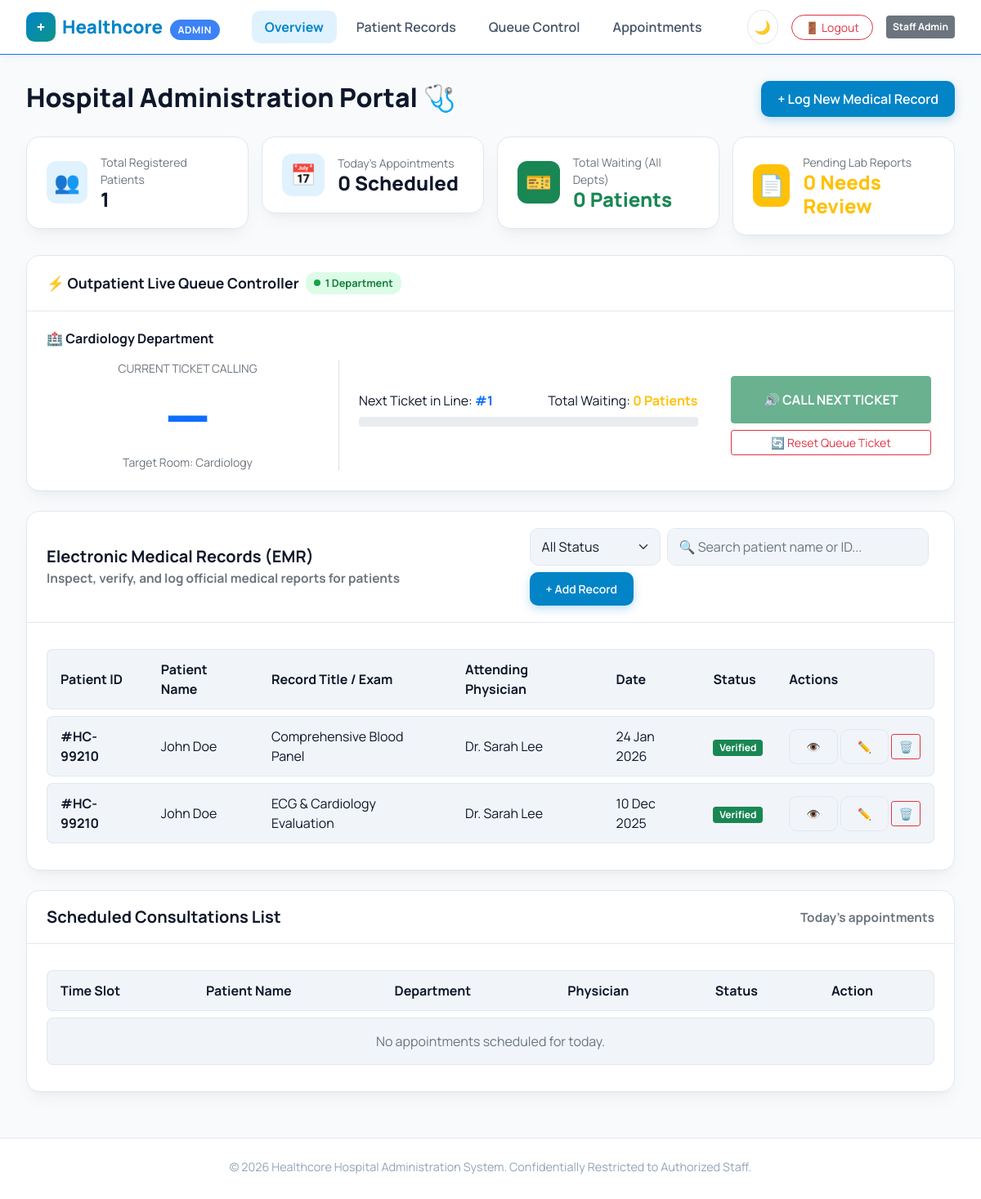
/admin.php (signed in), run on the app's committed database.
### tables this page shows
CREATE TABLE `medical_records` (
  `id` int(11) NOT NULL,
  `patient_id` int(11) NOT NULL,
  `doctor_id` int(11) NOT NULL,
  `title` varchar(200) NOT NULL,
  `notes` text DEFAULT NULL,
  `record_date` date NOT NULL,
  `status` enum('Verified','Under Review') DEFAULT 'Under Review',
  `created_at` timestamp NOT NULL DEFAULT current_timestamp()
);

CREATE TABLE `patients` (
  `id` int(11) NOT NULL,
  `user_id` int(11) NOT NULL,
  `patient_code` varchar(20) NOT NULL,
  `dob` date DEFAULT NULL,
  `gender` enum('Male','Female','Other') DEFAULT 'Other',
  `blood_type` varchar(5) DEFAULT NULL,
  `height_cm` int(11) DEFAULT NULL,
  `weight_kg` int(11) DEFAULT NULL,
  `address` varchar(255) DEFAULT NULL,
  `emergency_name` varchar(120) DEFAULT NULL,
  `emergency_phone` varchar(30) DEFAULT NULL,
  `insurance_provider` varchar(150) DEFAULT NULL,
  `insurance_policy_no` varchar(60) DEFAULT NULL,
  `primary_doctor_id` int(11) DEFAULT NULL
);

CREATE TABLE `users` (
  `id` int(11) NOT NULL,
  `role` enum('patient','doctor','admin') NOT NULL DEFAULT 'patient',
  `full_name` varchar(120) NOT NULL,
  `email` varchar(150) NOT NULL,
  `password` varchar(255) NOT NULL,
  `phone` varchar(30) DEFAULT NULL,
  `created_at` timestamp NOT NULL DEFAULT current_timestamp()
);

### admin.php (the view, shortened to what the rows shown need)
<?php
require_once 'auth.php';
require_once 'db.php';
require_once 'queue_helpers.php';
$isDoctor      = current_role() === 'doctor';
$myDepartment  = null;
$queueDepartments = $isDoctor ? [$myDepartment] : active_departments($pdo);
$departmentQueues = [];
foreach ($queueDepartments as $dept) {
    $serving  = department_currently_serving($pdo, $dept);
    $maxTicket = department_max_ticket($pdo, $dept);
    $nextTicket = department_next_ticket($pdo, $dept);
    $waitingHere = department_waiting_count($pdo, $dept);
    $departmentQueues[] = [
        'department'  => $dept,
        'slug'        => department_slug($dept),
        'serving'     => $serving,
        'maxTicket'   => $maxTicket,
        'nextTicket'  => $nextTicket,
        'waiting'     => $waitingHere,
        'progressPct' => $maxTicket > 0 ? min(100, max(0, round(($serving / $maxTicket) * 100))) : ($serving >= 0 ? 100 : 0),
    ];
}
$recordsSql = "SELECT mr.*, p.patient_code, u1.full_name AS patient_name, u2.full_name AS doctor_name
                FROM medical_records mr
                JOIN patients p ON p.id = mr.patient_id
                JOIN users u1 ON u1.id = p.user_id
                JOIN doctors d ON d.id = mr.doctor_id
                JOIN users u2 ON u2.id = d.user_id";
$recordsParams = [];
$recordsSql .= ' ORDER BY mr.record_date DESC LIMIT 25';
$stmt = $pdo->prepare($recordsSql);
$stmt->execute($recordsParams);
$records = $stmt->fetchAll();
function statusBadge(string $status): string {
    return match ($status) {
        'Verified', 'Completed', 'Confirmed' => 'bg-success',
        'Under Review', 'Pending' => 'bg-warning text-dark',
        'Arrived', 'Called' => 'bg-info text-dark',
        'Cancelled' => 'bg-danger',
        default => 'bg-secondary',
    };
}
?>
<!DOCTYPE html>
<html lang="en" data-theme="light">
<head>
    <link href="https://cdn.jsdelivr.net/npm/bootstrap@5.0.2/dist/css/bootstrap.min.css" rel="stylesheet">
    <link rel="stylesheet" href="style.css">
</head>
<body>
    <main class="main-wrapper">
        <div class="d-flex align-items-center justify-content-between mb-4 flex-wrap gap-2">
            <div>
                <h2 class="manrope-800 mb-1">Hospital Administration Portal 🩺</h2>
            </div>
        </div>
        <section class="card-custom mb-4" id="queue-controller">
            <div class="card-body-custom">
                <?php foreach ($departmentQueues as $i => $dq): ?>
                    <div class="dept-queue-panel <?= $i > 0 ? 'border-top pt-4 mt-4' : '' ?>"
                         data-department="<?= htmlspecialchars($dq['department']) ?>"
                         data-slug="<?= htmlspecialchars($dq['slug']) ?>">
                        <div class="row align-items-center">
                            <div class="col-lg-4 text-center border-end">
                                <h1 class="display-2 manrope-800 text-primary my-1 dept-serving-ticket"><?= $dq['serving'] >= 0 ? $dq['serving'] : '—' ?></h1>
                            </div>
                        </div>
                    </div>
                <?php endforeach; ?>
            </div>
        </section>
        <section class="card-custom mb-4" id="records-management">
            <div class="card-body-custom">
                <div class="records-table-container">
                    <table class="records-table">
                        <thead>
                            <tr><th>Patient ID</th><th>Patient Name</th><th>Record Title / Exam</th><th>Attending Physician</th><th>Date</th><th>Status</th><th>Actions</th></tr>
                        </thead>
                        <tbody id="adminRecordsTableBody">
                            <?php foreach ($records as $r): ?>
                                <tr data-status="<?= htmlspecialchars($r['status']) ?>">
                                    <td><strong>#<?= htmlspecialchars($r['patient_code']) ?></strong></td>
                                    <td><?= htmlspecialchars($r['patient_name']) ?></td>
                                    <td><?= htmlspecialchars($r['title']) ?></td>
                                    <td><?= htmlspecialchars($r['doctor_name']) ?></td>
                                    <td><?= date('d M Y', strtotime($r['record_date'])) ?></td>
                                    <td><span class="badge <?= statusBadge($r['status']) ?>"><?= htmlspecialchars($r['status']) ?></span></td>
                                    <td class="text-nowrap">
                                        <button type="button" class="btn btn-sm btn-outline-custom view-record-btn" title="View"
                                                data-patient="<?= htmlspecialchars($r['patient_name']) ?> (#<?= htmlspecialchars($r['patient_code']) ?>)"
                                                data-doctor="<?= htmlspecialchars($r['doctor_name']) ?>"
                                                data-date="<?= date('d M Y', strtotime($r['record_date'])) ?>"
                                                data-status="<?= htmlspecialchars($r['status']) ?>"
                                                data-title="<?= htmlspecialchars($r['title']) ?>"
                                                data-notes="<?= htmlspecialchars($r['notes'] ?? '') ?>">👁️</button>
                                        <button type="button" class="btn btn-sm btn-outline-custom edit-record-btn" title="Edit"
                                                data-id="<?= (int) $r['id'] ?>"
                                                data-patient-id="<?= (int) $r['patient_id'] ?>"
                                                data-doctor-id="<?= (int) $r['doctor_id'] ?>"
                                                data-title="<?= htmlspecialchars($r['title']) ?>"
                                                data-notes="<?= htmlspecialchars($r['notes'] ?? '') ?>"
                                                data-date="<?= htmlspecialchars($r['record_date']) ?>">✏️</button>
                                        <form method="POST" action="admin.php" class="d-inline" onsubmit="return confirm('Delete this medical record? This cannot be undone.');">
                                            <button type="submit" class="btn btn-sm btn-outline-danger" title="Delete">🗑️</button>
                                        </form>
                                    </td>
                                </tr>
                            <?php endforeach; ?>
                        </tbody>
                    </table>
                </div>
            </div>
        </section>
        <section class="card-custom mb-4" id="appointments-management">
            <div class="card-body-custom">
                <div class="records-table-container">
                    <table class="records-table">
                        <thead>
                            <tr><th>Time Slot</th><th>Patient Name</th><th>Department</th><th>Physician</th><th>Status</th><th>Action</th></tr>
                        </thead>
                    </table>
                </div>
            </div>
        </section>
    </main>
</body>
</html>

### data on the page
medical_records: patient.patient_code "HC-99210", users.full_name "John Doe", title "Comprehensive Blood Panel", users.full_name "Dr. Sarah Lee", record_date "24 Jan 2026", status "Verified"
medical_records: patient.patient_code "HC-99210", users.full_name "John Doe", title "ECG & Cardiology Evaluation", users.full_name "Dr. Sarah Lee", record_date "10 Dec 2025", status "Verified"

### other printed values
$_SESSION['full_name'] "Staff Admin"
$totalPatients "1"
$todaysApptCount "0"
$totalWaitingAllDepts "0"
$pendingReports "0"
count($departmentQueues) "1"
$dq['department'] "Cardiology"
$dq['nextTicket'] "1"
$dq['waiting'] "0"
